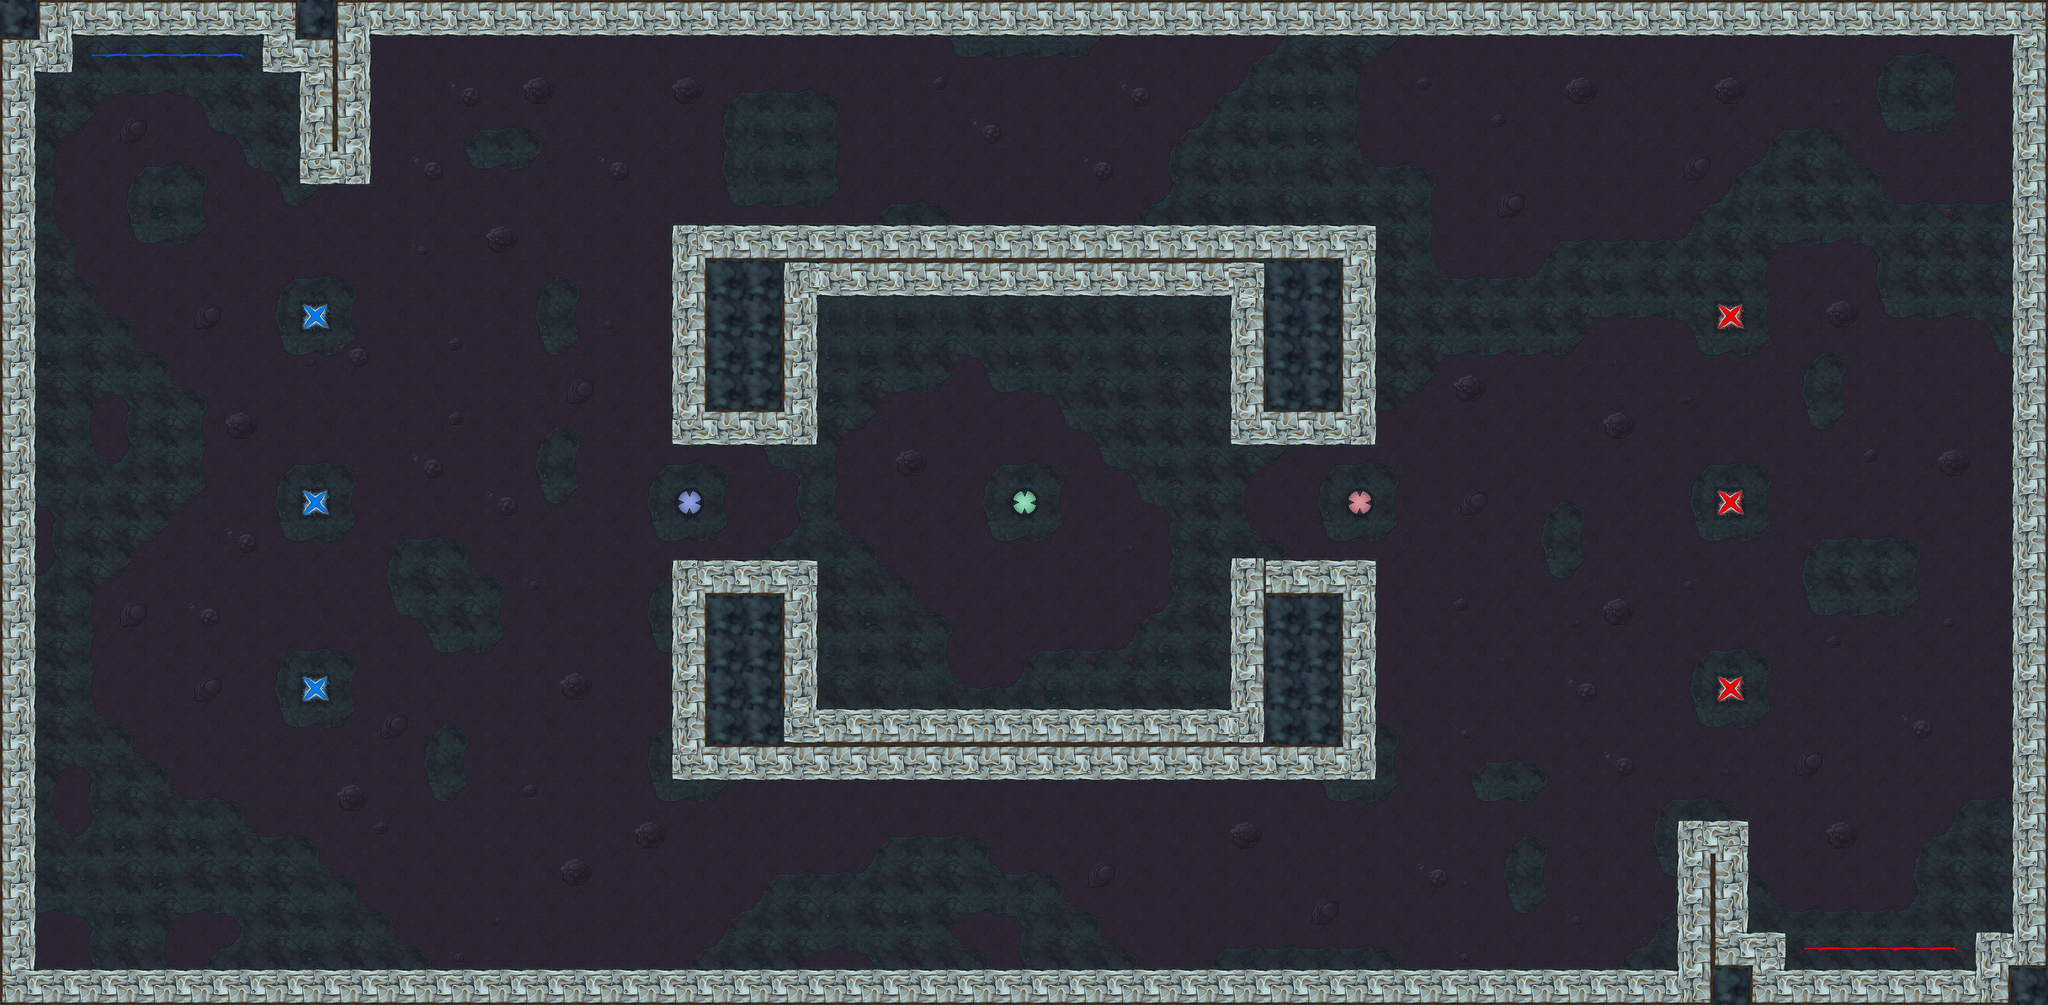

A level layout from a 2D game, rendered from its tile map. Below: a short description, then the map file with tile-grid data replaced by summaries:
An orthogonal 55x27 tile map with 64x64 px tiles, 3 tile layers (Background, Style/Spawns, Dekorations), 9 tilesets and 27 objects (blueGoal, redGoal, neutralBSpawn, blueBSpawn, redBSpawn, ...).

<map version="1.0" orientation="orthogonal" renderorder="left-up" width="55" height="27" tilewidth="64" tileheight="64" nextobjectid="69">
 <tileset firstgid="1" source="balls_and_magnets.tsx" />
 <tileset firstgid="11" source="Bande_Tileset.tsx" />
 <tileset firstgid="26" source="tileset_ground_SpawnsAndArea.tsx" />
 <tileset firstgid="38" name="playgroundTileset" tilewidth="64" tileheight="64" tilecount="12">
  <image source="playgroundTileset.png" width="256" height="192" />
  <tile id="0">
   <properties>
    <property name="solid" value="true" />
   </properties>
  </tile>
  <tile id="1">
   <properties>
    <property name="solid" value="true" />
   </properties>
  </tile>
  <tile id="2">
   <properties>
    <property name="solid" value="true" />
   </properties>
  </tile>
  <tile id="3">
   <properties>
    <property name="solid" value="true" />
   </properties>
  </tile>
  <tile id="4">
   <properties>
    <property name="solid" value="true" />
   </properties>
  </tile>
  <tile id="6">
   <properties>
    <property name="solid" value="true" />
   </properties>
  </tile>
  <tile id="8">
   <properties>
    <property name="solid" value="true" />
   </properties>
  </tile>
  <tile id="9">
   <properties>
    <property name="solid" value="true" />
   </properties>
  </tile>
  <tile id="10">
   <properties>
    <property name="solid" value="true" />
   </properties>
  </tile>
 </tileset>
 <tileset firstgid="50" source="Krater.tsx" />
 <tileset firstgid="66" source="Brücke.tsx" />
 <tileset firstgid="90" source="Sanboden.tsx" />
 <tileset firstgid="108" source="Krater groß.tsx" />
 <tileset firstgid="172" source="Goal_Spawn.tsx" />
 <layer name="Background" width="55" height="27">
  <data>[1485 cells, 1476 non-empty, 41 distinct tile ids]</data>
 </layer>
 <layer name="Style/Spawns" width="55" height="27">
  <data>[1485 cells, 402 non-empty, 27 distinct tile ids]</data>
 </layer>
 <layer name="Dekorations" width="55" height="27">
  <data>[1485 cells, 79 non-empty, 6 distinct tile ids]</data>
 </layer>
 <objectgroup name="Goals">
  <object id="34" name="blueGoal" x="98.6667" y="50.67" width="384.667" height="42.6667">
   <properties>
    <property name="Entitytype" value="goal" />
    <property name="Team" value="0" />
   </properties>
  </object>
  <object id="35" name="redGoal" x="3039" y="1633" width="384.667" height="42.6667">
   <properties>
    <property name="Entitytype" value="goal" />
    <property name="Team" value="1" />
   </properties>
  </object>
 </objectgroup>
 <objectgroup name="BSpawns">
  <object id="36" name="neutralBSpawn" gid="29" x="1728" y="896" width="64" height="64" />
  <object id="37" name="blueBSpawn" gid="36" x="1152" y="896" width="64" height="64" />
  <object id="38" name="redBSpawn" gid="37" x="2304" y="896" width="64" height="64" />
 </objectgroup>
 <objectgroup name="PSpawns">
  <object id="39" name="blue1" gid="172" x="512" y="896" width="64" height="64" />
  <object id="40" name="blue2" gid="172" x="512" y="576" width="64" height="64" />
  <object id="41" name="blue3" gid="172" x="512" y="1216" width="64" height="64" />
  <object id="42" name="red1" gid="173" x="2944" y="896" width="64" height="64" />
  <object id="43" name="red2" gid="173" x="2944" y="1216" width="64" height="64" />
  <object id="44" name="red3" gid="173" x="2944" y="576" width="64" height="64" />
 </objectgroup>
 <objectgroup name="Magnets">
  <object id="48" name="redTop" gid="9" x="3400" y="118" width="64" height="64" />
  <object id="49" name="blueBot" gid="10" x="52" y="1676" width="64" height="64" />
  <object id="53" gid="10" x="1152" y="1344" width="64" height="64" />
  <object id="54" gid="9" x="2304" y="1344" width="64" height="64" />
  <object id="55" gid="10" x="2304" y="448" width="64" height="64" />
  <object id="56" gid="9" x="1152" y="448" width="64" height="64" />
  <object id="57" gid="9" x="0" y="1024" width="64" height="64" />
  <object id="59" gid="10" x="3456" y="768" width="64" height="64" />
  <object id="60" gid="10" x="2913" y="1472" width="64" height="64" />
  <object id="61" gid="9" x="544" y="320" width="64" height="64" />
 </objectgroup>
 <objectgroup name="Goal Particles">
  <object id="63" x="122.167" y="122.667" width="5" height="5">
   <properties>
    <property name="Entitytype" value="goal_particles_br" />
    <property name="Team" value="0" />
   </properties>
   <ellipse />
  </object>
  <object id="64" x="3392.33" y="1600.33" width="5" height="5">
   <properties>
    <property name="Entitytype" value="goal_particles_tl" />
    <property name="Team" value="1" />
   </properties>
   <ellipse />
  </object>
  <object id="65" x="3067.33" y="1599.67" width="5" height="5">
   <properties>
    <property name="Entitytype" value="goal_particles_tr" />
    <property name="Team" value="1" />
   </properties>
   <ellipse />
  </object>
  <object id="66" x="448.5" y="122.5" width="5" height="5">
   <properties>
    <property name="Entitytype" value="goal_particles_bl" />
    <property name="Team" value="0" />
   </properties>
   <ellipse />
  </object>
 </objectgroup>
 <objectgroup name="Goal Lights">
  <object id="67" x="124" y="60">
   <properties>
    <property name="Entitytype" value="Chainlight" />
    <property name="color" value="0078E8" />
    <property name="direction" value="1" />
   </properties>
   <polyline points="0,0 328,1" />
  </object>
  <object id="68" x="3068" y="1665">
   <properties>
    <property name="Entitytype" value="Chainlight" />
    <property name="color" value="F00303" />
    <property name="direction" value="-1" />
   </properties>
   <polyline points="0,0 326,1" />
  </object>
 </objectgroup>
</map>
